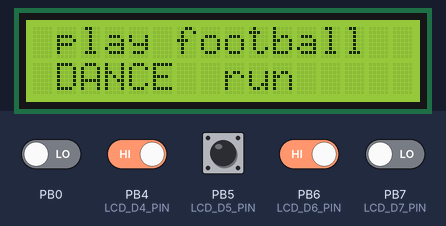
Bench run of a program on a simulated ATmega32, built with avr-gcc and emulated at 16 MHz. On the bench: 16×2 character LCD. Wiring (inferred from the names in the program): character LCD (HD44780): RS PB1; R/W PB2; E PB3; data PA4, PA5, PA6, PA7. Inputs (shaded band) come from the test bench; at power-on: PB4 (LCD_D4_PIN), PB5 (LCD_D5_PIN), PB6 (LCD_D6_PIN) HIGH, PB0, PB7 (LCD_D7_PIN) LOW.

Above: at 1.2 s.
1.3 s: PB5 (LCD_D5_PIN) pulled LOW for 0.15 s
2.0 s: PB4 (LCD_D4_PIN) driven LOW and PB6 (LCD_D6_PIN) driven LOW
At 4.15 s:
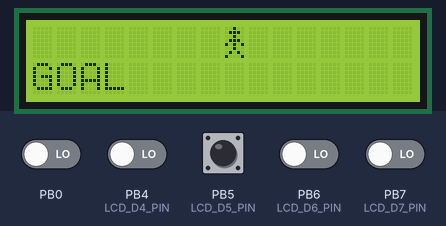
5.0 s: PB6 (LCD_D6_PIN) driven HIGH
At 5.14 s:
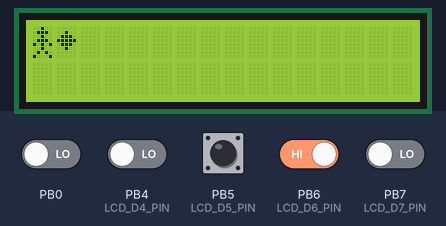
7.0 s: PB5 (LCD_D5_PIN) pulled LOW for 1 s
8.6 s: PB4 (LCD_D4_PIN) driven HIGH
At 10.2 s:
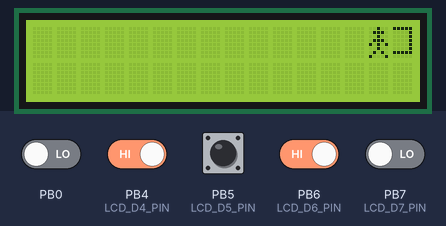

Measured:
- after the input at 2.0 s, the display: first differs from a run without the input after 2.1 s (image 1 shows a later state)
- after the input at 8.6 s, the display: first differs from a run without the input after 1.3 s (image 3)

The program:

main.c
```c
/*
 * lcd_interfacind.c
 *
 * Created: 6/26/2024 3:36:26 PM
 * Author : kirolos Emad Awni
 */

#include "STD_TYPE.h"
#include "BIT_MATH.h"
#include "DIO_reg.h"
#include "DIO_interface.h"

#include "LCD_config.h"
#include "LCD_interface.h"
#define  F_CPU 16000000UL
#include <util/delay.h>
int main(void)
{

	DIO_voidSetPinDir(DIO_PORTB,DIO_PIN4,INPUT);
	DIO_voidSetPinDir(DIO_PORTB,DIO_PIN5,INPUT);
	DIO_voidSetPinDir(DIO_PORTB,DIO_PIN6,INPUT);
	DIO_voidSetPinVal(DIO_PORTB,DIO_PIN4,HIGH);
	DIO_voidSetPinVal(DIO_PORTB,DIO_PIN5,HIGH);
	DIO_voidSetPinVal(DIO_PORTB,DIO_PIN6,HIGH);
	DIO_voidSetPortDir(LCD_DPORT,0xf0) ;
	DIO_voidSetPortDir(LCD_CPORT,0x0E) ;
	LCD_voidInit();
	u8 player[8] = {
		0b00100,
		0b01110,
		0b00100,
		0b01110,
		0b10101,
		0b00100,
		0b01010,
		0b10001
	};
	u8 ball[8] = {
		0b00000,
		0b00100,
		0b01110,
		0b11111,
		0b01110,
		0b00100,
		0b00000,
		0b00000
	};
	u8 GOAL[8] = {
		 0b11111,
		 0b00001,
		 0b00001,
		 0b00001,
		 0b00001,
		 0b00001,
		 0b11111,
		 0b00000
	 };
	 u8 player1[8] = {
		 0b00100,
		 0b01110,
		 0b00100,
		 0b01110,
		 0b10101,
		 0b00100,
		 0b01010,
		 0b10001
	 };

	 u8 player2[8] = {
		 0b00100,
		 0b01110,
		 0b00100,
		 0b01110,
		 0b00100,
		 0b10101,
		 0b01010,
		 0b00100
	 };

u8 letter1[8]={
	  0b11111,
	  0b10000,
	  0b01000,
	  0b00100,
	  0b00010,
	  0b11111,
	  0b00000,
	  0b00000
};

u8 letter2[8]={
	  0b00000,
	  0b00000,
	  0b00000,
	  0b00001,
	  0b00001,
	  0b11111,
	  0b00110,
	  0b00000
};

u8 letter3[8]={
	0b00000,
	0b00000,
	0b00000,
	0b00000,
	0b00010,
	0b00011,
	0b00100,
	0b11000
};

u8 letter4[8]={
  0b00000,
  0b00000,
  0b01110,
  0b01010,
  0b01111,
  0b00010,
  0b00100,
  0b11000
};


	LCD_voidGotoX_Y(0,0);
	LCD_voidSendString(" play football ");
	LCD_voidGotoX_Y(8,1);
	LCD_voidSendString("run");
	LCD_voidGotoX_Y(1,1);
	LCD_voidSendString("DANCE");

   while (1) {

	    if (DIO_void_Get_PinVal(DIO_PORTB,DIO_PIN4)==0 ) {

			 LCD_voidSendCommand(0x01);
			 _delay_ms(10);
			LCD_voidDraw_data(0,player,0,0);
			LCD_voidDraw_data(1,ball,1,0);
			LCD_voidDraw_data(2,GOAL,15,0);
			_delay_ms(10);
			LCD_voidGotoX_Y(0,1);
			LCD_voidSendString("GAME STARTED");

			 _delay_ms(50);

		}


	    if (DIO_void_Get_PinVal(DIO_PORTB,DIO_PIN5)==0) {
		     LCD_voidSendCommand(0x01);
			_delay_ms(10);

			LCD_voidDraw_data(2,GOAL,15,0);
			u8 x =0;
			for (u8 count =0;count<=14;count++){
				LCD_voidSendCommand(0x01);
				LCD_voidDraw_data(1,ball,x+1,0);
				LCD_voidDraw_data(0,player,x,0);
			    _delay_ms(80);
				x++;
			}
			LCD_voidDraw_data(2,GOAL,15,0);

		   }


	    if (DIO_void_Get_PinVal(DIO_PORTB,DIO_PIN6)==0) {
		   _delay_ms(10);
		  LCD_voidSendCommand(0x01);
		  LCD_voidGotoX_Y(0,1);
		  LCD_voidSendString("GOAL");
		   for (u8 count=0 ;count<=5;count++)
		   {
			    LCD_voidGotoX_Y(8,0);
			    LCD_voidDraw_data(0,player1,8,0);
				_delay_ms(50);
				LCD_voidDraw_data(4,player2,8,0);
		   }

			LCD_voidGotoX_Y(0,1);
			LCD_voidSendString("GOAL");
	    }
// 		LCD_voidDraw_data(0,letter1,8,0); //uncomment this and comment the above for task2
// 	    LCD_voidDraw_data(1,letter2,7,0);
// 		LCD_voidDraw_data(2,letter3,6,0);
// 		LCD_voidDraw_data(3,letter4,5,0);
 }
 }
```

LCD_config.h
```c
/*
 * LCD_config.h
 *
 * Created: 24/02/2024 20:16:24
 *  Author: AMIT
 */


#ifndef LCD_CONFIG_H_
#define LCD_CONFIG_H_


#define  LCD_CPORT     DIO_PORTB
#define  LCD_RS_PIN     DIO_PIN1
#define  LCD_RW_PIN     DIO_PIN2
#define  LCD_EN_PIN     DIO_PIN3

#if LCD_MODE == LCD_4BIT
#define  LCD_DPORT       DIO_PORTA

#define LCD_D4_PIN       DIO_PIN4
#define LCD_D5_PIN       DIO_PIN5
#define LCD_D6_PIN       DIO_PIN6
#define LCD_D7_PIN       DIO_PIN7

#elif LCD_MODE == LCD_8BIT
#define  LCD_DPORT       DIO_PORTB

#endif


#endif /* LCD_CONFIG_H_ */
```

LCD_interface.h
```c
/*
 * LCD_interface.h
 *
 * Created: 24/02/2024 20:16:05
 *  Author: AMIT
 */


#ifndef LCD_INTERFACE_H_
#define LCD_INTERFACE_H_

/* lcd modes  */
#define  LCD_4BIT     0
#define  LCD_8BIT     1

#define  LCD_MODE     LCD_4BIT

void LCD_voidInit(void) ;

void LCD_voidSendData(u8 copy_u8data) ;
void LCD_voidSendCommand(u8 copy_u8command) ;

void LCD_voidSendString(u8 *copy_string) ;

void LCD_voidGotoX_Y(u8 copy_u8x, u8 copy_u8_y) ;

void LCD_voidDraw_data(u8 copy_u8_pattern, u8*data, u8 x , u8 y ) ;

void LCD_Vid_Send_number(u32 data) ;
#endif /* LCD_INTERFACE_H_ */
```

LCD_prog.c
```c
/*
 * LCD_prog.c
 *
 * Created: 24/02/2024 20:16:40
 *  Author: AMIT
 */

#include "STD_TYPE.h"
#include "BIT_MATH.h"
#include "DIO_interface.h"
#include "LCD_config.h"
#include "LCD_interface.h"
#define  F_CPU 16000000UL
#include <util/delay.h>


void LCD_void_SHD(u8 copy_u8data){

	u8 LCD_data[4]={LCD_D4_PIN,LCD_D5_PIN,LCD_D6_PIN,LCD_D7_PIN} ;
	u8 LOC_u8_in=0 ;

		for (LOC_u8_in=0 ; LOC_u8_in<4;LOC_u8_in++)
		{
			  DIO_voidSetPinVal(LCD_DPORT,LCD_data[LOC_u8_in],GET_BIT(copy_u8data,LOC_u8_in));
		}

}

void LCD_SendEnable(){


	/* SEND enable pulse  */
	DIO_voidSetPinVal(LCD_CPORT,LCD_EN_PIN,HIGH) ;
	_delay_ms(2) ;
	DIO_voidSetPinVal(LCD_CPORT,LCD_EN_PIN,LOW) ;
}
void LCD_voidInit(void){


	_delay_ms(40) ;

	#if LCD_MODE == LCD_4BIT
	   LCD_void_SHD(0b0010) ;
	   LCD_SendEnable() ;
	   LCD_void_SHD(0b0010) ;
	   LCD_SendEnable() ;
	   LCD_void_SHD(0b1000) ;
	   LCD_SendEnable() ;
	#elif LCD_MODE == LCD_8BIT
	/* send function set command  */
	LCD_voidSendCommand(0b00111000) ;
	#endif
	/*send Display on/off command  */
    LCD_voidSendCommand(0b00001100) ;
	/* send clr command  */
    LCD_voidSendCommand(0x01) ;

}

void LCD_voidSendData(u8 copy_u8data){

	/* SET RS ---> HIGH  to send DATA  */
	DIO_voidSetPinVal(LCD_CPORT,LCD_RS_PIN,HIGH) ;
	/*set RW --->low  to write  */
	DIO_voidSetPinVal(LCD_CPORT,LCD_RW_PIN,LOW) ;

	#if LCD_MODE == LCD_4BIT
	 /* send MSB data  */
	 LCD_void_SHD(copy_u8data>>4) ;
	 LCD_SendEnable() ;
	 /* send LSB data  */
	 LCD_void_SHD(copy_u8data) ;
	 LCD_SendEnable() ;
	#elif LCD_MODE == LCD_8BIT
	/* send command  */
	DIO_voidSetPortVal(LCD_DPORT,copy_u8data) ;
          LCD_SendEnable() ;
	#endif


}
void LCD_voidSendCommand(u8 copy_u8command){

	/* SET RS ---> low  to send command  */
	 DIO_voidSetPinVal(LCD_CPORT,LCD_RS_PIN,LOW) ;
	 /*set RW --->low  to write  */
	DIO_voidSetPinVal(LCD_CPORT,LCD_RW_PIN,LOW) ;
	#if LCD_MODE == LCD_4BIT
	/* send MSB data  */
	LCD_void_SHD(copy_u8command>>4) ;
	LCD_SendEnable() ;
	/* send LSB data  */
	LCD_void_SHD(copy_u8command) ;
	LCD_SendEnable() ;
	#elif LCD_MODE == LCD_8BIT
	/* send command  */
	DIO_voidSetPortVal(LCD_DPORT,copy_u8command) ;
	LCD_SendEnable() ;
	#endif


}

void LCD_voidSendString(u8 *copy_string){

	u8 i=0 ;
	while(copy_string[i]!='\0'){

		LCD_voidSendData(copy_string[i]) ;
		_delay_ms(5);
		i++ ;
	}


}


void LCD_voidGotoX_Y(u8 copy_u8x, u8 copy_u8_y){

	u8 DDRAM_address=0 ;

	if (copy_u8_y==0)
	{
		DDRAM_address=copy_u8x ;
	}
	else{
		DDRAM_address=copy_u8x+0x40 ;
	}
	// DDRAM_address= copy_u8x+(copy_u8_y *0x40)
	// set DDRAM addrsss
	SET_BIT(DDRAM_address,7) ;
	LCD_voidSendCommand(DDRAM_address) ;
}

                       // 0----> 7
void LCD_voidDraw_data(u8 copy_u8_pattern, u8*data, u8 x , u8 y ){

	u8 CGRAM_address=copy_u8_pattern * 8 ;
	u8  i =0 ;
	// set CGRAM_address
	CLR_BIT(CGRAM_address,7) ;
	SET_BIT(CGRAM_address,6) ;
	LCD_voidSendCommand(CGRAM_address) ;
	 // send data
	for (i=0 ; i<8;i++)
	{
		LCD_voidSendData(data[i]) ;
	}
	// set DDRAM

	LCD_voidGotoX_Y(x,y) ;
	LCD_voidSendData(copy_u8_pattern) ;
}
void LCD_Vid_Send_number(u32 data){

	s8 i=0;
	u8 array[10] ;

	if(data==0){

		LCD_Vid_Send_Data('0') ;
		return ;
	}
	for(i=0; data!=0 ;i++){

		array[i]= data % 10 + 48 ;
		data /= 10 ;

	}
	i-- ;
	while(i >= 0){

		LCD_Vid_Send_Data(array[i]) ;
		i-- ;

	}
}
```

STD_TYPE.h
```c
#ifndef STD_TYPE_H_
#define STD_TYPE_H_

/* only postive data  */

typedef unsigned char             u8  ;
typedef unsigned short int       u16  ;
typedef unsigned  int            u32  ;
typedef unsigned long long int   u64  ;
/* postive data & negative data */

typedef signed char            s8  ;
typedef signed short int       s16  ;
typedef signed long  int            s32  ;
typedef signed long long int   s64  ;

/* floating data type  */
typedef  float   f32  ;
typedef  double   f64  ;

/*boolan*/
typedef enum {False, True}BOOL ;


#endif 
```

BIT_MATH.h
```c
#ifndef BIT_MATH_H
#define BIT_MATH_H

#define SET_BIT(REG,BIT)    (REG|=1<<BIT)
#define CLR_BIT(REG,BIT)    (REG&=~(1<<BIT))
#define TOGGLE_BIT(REG,BIT) (REG^=1<<BIT)
#define GET_BIT(REG,BIT)    ((REG>>BIT) & 0x01)


#endif 
```

DIO_interface.h
```c
/*
 * DIO_interface.h
 *
 * Created: 23/02/2024 21:05:33
 *  Author: AMIT
 */


#ifndef DIO_INTERFACE_H_
#define DIO_INTERFACE_H_


/*pin dir */

#define  OUTPUT     1
#define  INPUT      0

/*pin VALUE */

#define  HIGH     1
#define  LOW      0

/* ports */

#define  DIO_PORTA   0
#define  DIO_PORTB   1
#define  DIO_PORTC   2
#define  DIO_PORTD   3
/*PINS */


#define DIO_PIN0      0
#define DIO_PIN1      1
#define DIO_PIN2      2
#define DIO_PIN3      3
#define DIO_PIN4      4
#define DIO_PIN5      5
#define DIO_PIN6      6
#define DIO_PIN7      7
/*****************************************************************************
* Function Name: DIO_void_SetPinDir
* Purpose      : set pin dir (OUTPUT , INPUT)
* Parameters   : u8 Copy_u8_port,u8 Copy_u8_pin,u8 Copy_u8_dir
* Return value : void
*****************************************************************************/
void DIO_voidSetPinDir(u8 copy_u8port, u8 copy_u8pin,u8 copy_u8dir) ;

void DIO_voidSetPinVal(u8 copy_u8port, u8 copy_u8pin,u8 copy_u8value) ;
u8 DIO_void_Get_PinVal(u8 copy_u8port,u8 copy_u8pin) ;
void DIO_voidSetPortDir(u8 copy_u8port,u8 copy_u8dir) ;
void DIO_voidSetPortVal(u8 copy_u8port,u8 copy_u8val) ;


#endif /* DIO_INTERFACE_H_ */
```

DIO_prog.c
```c
/*
 * DIO_prog.c
 *
 * Created: 23/02/2024 21:06:30
 *  Author: AMIT
 */
#include "BIT_MATH.h"
#include "STD_TYPE.h"
#include "DIO_reg.h"
#include "DIO_interface.h"


void DIO_voidSetPinDir(u8 copy_u8port, u8 copy_u8pin,u8 copy_u8dir){

	if(copy_u8dir==OUTPUT){

		switch(copy_u8port){
			case DIO_PORTA:SET_BIT(DDRA_REG,copy_u8pin);break ;
			case DIO_PORTB:SET_BIT(DDRB_REG,copy_u8pin);break ;
			case DIO_PORTC:SET_BIT(DDRC_REG,copy_u8pin);break ;
			case DIO_PORTD:SET_BIT(DDRD_REG,copy_u8pin);break ;


		}

	}
	else if(copy_u8dir==INPUT){

		switch(copy_u8port){
			case DIO_PORTA:CLR_BIT(DDRA_REG,copy_u8pin);break ;
			case DIO_PORTB:CLR_BIT(DDRB_REG,copy_u8pin);break ;
			case DIO_PORTC:CLR_BIT(DDRC_REG,copy_u8pin);break ;
			case DIO_PORTD:CLR_BIT(DDRD_REG,copy_u8pin);break ;


		}

	}
	else{
		//do nothing
	}


}

void DIO_voidSetPinVal(u8 copy_u8port, u8 copy_u8pin,u8 copy_u8value){

	if(copy_u8value==HIGH){

		switch(copy_u8port){
			case DIO_PORTA:SET_BIT(PORTA_REG,copy_u8pin);break ;
			case DIO_PORTB:SET_BIT(PORTB_REG,copy_u8pin);break ;
			case DIO_PORTC:SET_BIT(PORTC_REG,copy_u8pin);break ;
			case DIO_PORTD:SET_BIT(PORTD_REG,copy_u8pin);break ;


		}

	}
	else if(copy_u8value==LOW){

		switch(copy_u8port){
			case DIO_PORTA:CLR_BIT(PORTA_REG,copy_u8pin);break ;
			case DIO_PORTB:CLR_BIT(PORTB_REG,copy_u8pin);break ;
			case DIO_PORTC:CLR_BIT(PORTC_REG,copy_u8pin);break ;
			case DIO_PORTD:CLR_BIT(PORTD_REG,copy_u8pin);break ;


		}

	}
	else{
		//do nothing
	}


}
u8 DIO_void_Get_PinVal(u8 copy_u8port,u8 copy_u8pin){

	u8 copy_u8state=0 ;
		switch(copy_u8port){
			case DIO_PORTA:copy_u8state=GET_BIT(PINA_REG,copy_u8pin);break ;
			case DIO_PORTB:copy_u8state=GET_BIT(PINB_REG,copy_u8pin);break ;
			case DIO_PORTC:copy_u8state=GET_BIT(PINC_REG,copy_u8pin);break  ;
			case DIO_PORTD:copy_u8state=GET_BIT(PIND_REG,copy_u8pin);break   ;


		}

	return copy_u8state ;


}
void DIO_voidSetPortDir(u8 copy_u8port,u8 copy_u8dir){
	switch(copy_u8port){
		case DIO_PORTA:DDRA_REG=copy_u8dir;break ;
		case DIO_PORTB:DDRB_REG=copy_u8dir;break ;
		case DIO_PORTC:DDRC_REG=copy_u8dir;break ;
		case DIO_PORTD:DDRD_REG=copy_u8dir;break ;


	}

}
void DIO_voidSetPortVal(u8 copy_u8port,u8 copy_u8val){

	switch(copy_u8port){
		case DIO_PORTA:PORTA_REG=copy_u8val;break ;
		case DIO_PORTB:PORTB_REG=copy_u8val;break ;
		case DIO_PORTC:PORTC_REG=copy_u8val;break ;
		case DIO_PORTD:PORTD_REG=copy_u8val;break ;


	}


}
```

DIO_reg.h
```c
/*
 * DIO_reg.h
 *
 * Created: 23/02/2024 21:06:10
 *  Author: AMIT
 */


#ifndef DIO_REG_H_
#define DIO_REG_H_

            /* Group A */
#define PORTA_REG        *((volatile u8*)0x3B)
#define DDRA_REG         *((volatile u8*)0x3A)
#define PINA_REG         *((volatile u8*)0x39)


/* Group B */
#define PORTB_REG        *((volatile u8*)0x38)
#define DDRB_REG         *((volatile u8*)0x37)
#define PINB_REG         *((volatile u8*)0x36)


/* Group C*/
#define PORTC_REG        *((volatile u8*)0x35)
#define DDRC_REG         *((volatile u8*)0x34)
#define PINC_REG         *((volatile u8*)0x33)


/* Group D */
#define PORTD_REG        *((volatile u8*)0x32)
#define DDRD_REG         *((volatile u8*)0x31)
#define PIND_REG         *((volatile u8*)0x30)


#endif /* DIO_REG_H_ */
```
